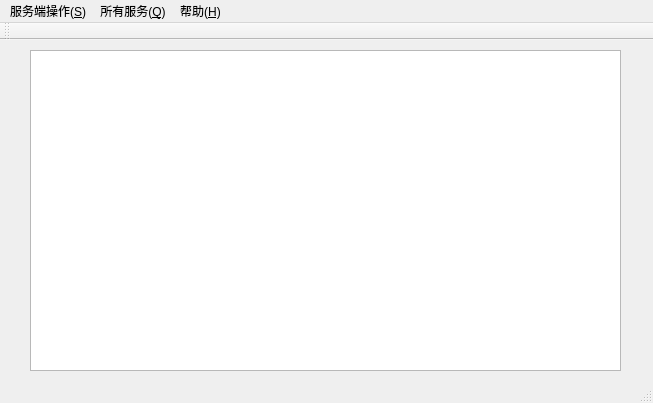
<?xml version="1.0" encoding="UTF-8"?>
<ui version="4.0">
 <class>MainWindow</class>
 <widget class="QMainWindow" name="MainWindow">
  <property name="geometry">
   <rect>
    <x>0</x>
    <y>0</y>
    <width>653</width>
    <height>403</height>
   </rect>
  </property>
  <property name="windowTitle">
   <string>服务端</string>
  </property>
  <widget class="QWidget" name="centralWidget">
   <widget class="QTextBrowser" name="display">
    <property name="geometry">
     <rect>
      <x>30</x>
      <y>10</y>
      <width>591</width>
      <height>321</height>
     </rect>
    </property>
   </widget>
  </widget>
  <widget class="QMenuBar" name="menuBar">
   <property name="geometry">
    <rect>
     <x>0</x>
     <y>0</y>
     <width>653</width>
     <height>31</height>
    </rect>
   </property>
   <widget class="QMenu" name="menuOperator">
    <property name="title">
     <string>服务端操作(&amp;S)</string>
    </property>
    <addaction name="actionStart_server"/>
    <addaction name="actionClose_server"/>
    <addaction name="actionExit"/>
   </widget>
   <widget class="QMenu" name="menuInquire">
    <property name="title">
     <string>所有服务(&amp;Q)</string>
    </property>
    <addaction name="actionQuire_all_fights"/>
    <addaction name="actionQuire_fights"/>
   </widget>
   <widget class="QMenu" name="menuHelp">
    <property name="title">
     <string>帮助(&amp;H)</string>
    </property>
   </widget>
   <addaction name="menuOperator"/>
   <addaction name="menuInquire"/>
   <addaction name="menuHelp"/>
  </widget>
  <widget class="QStatusBar" name="statusBar"/>
  <widget class="QToolBar" name="mainToolBar">
   <attribute name="toolBarArea">
    <enum>TopToolBarArea</enum>
   </attribute>
   <attribute name="toolBarBreak">
    <bool>false</bool>
   </attribute>
  </widget>
  <action name="actionStart_server">
   <property name="text">
    <string>开启服务器</string>
   </property>
  </action>
  <action name="actionClose_server">
   <property name="text">
    <string>断开服务</string>
   </property>
  </action>
  <action name="actionQuire_all_fights">
   <property name="text">
    <string>查询全部机票</string>
   </property>
  </action>
  <action name="actionQuire_fights">
   <property name="text">
    <string>指定查询机票</string>
   </property>
  </action>
  <action name="actionExit">
   <property name="text">
    <string>退出</string>
   </property>
  </action>
 </widget>
 <layoutdefault spacing="6" margin="11"/>
 <resources/>
 <connections/>
</ui>
